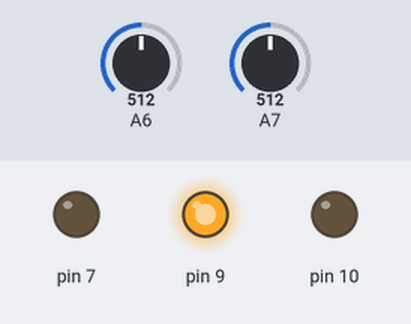
Simulated run of this sketch. Board: Arduino Nano, built with avr-gcc and run on an emulated ATmega328P. Parts: output pins drawn as LEDs (lit = HIGH). Inputs (shaded band) come from the test bench; at power-on: A6 = 512, A7 = 512. What the sketch prints to the serial monitor is not drawn.

Above: at 0.1 s.
Timing chart, 0 to 40.0 s (numbered marks = the images above):
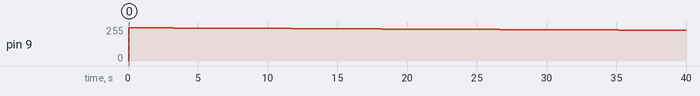

The sketch:

device_code_V2.ino
```cpp
/*

*/
/* Configure digital pins 9 and 10 as 16-bit PWM outputs. */
void setupPWM16() {
    DDRB |= _BV(PB1) | _BV(PB2);        /* set pins as outputs */
    TCCR1A = _BV(COM1A1) | _BV(COM1B1)  /* non-inverting PWM */
        | _BV(WGM11);                   /* mode 14: fast PWM, TOP=ICR1 */
    TCCR1B = _BV(WGM13) | _BV(WGM12)
        | _BV(CS10);                    /* no prescaling */
    ICR1 = 0xffff;                      /* TOP counter value */
    Serial.begin(115200);
}

/* 16-bit version of analogWrite(). Works only on pins 9 and 10. */
void analogWrite16(uint8_t pin, uint16_t val)
{
    switch (pin) {
        case  9: OCR1A = val; break;
        case 10: OCR1B = val; break;
    }
}

//declare variables for butterworth filter

double b[3] = {0.0201,0.0402,0.0201};
double a[3] = {1,-1.5610,0.6414};
double s = 0;
double n = 0;
double t = 0;
double in[3] = {0, 0, 0};
double out[3] = {0, 0, 0};
double y=0;
double x=0;

void setup() {
    pinMode(9,INPUT_PULLUP);
    setupPWM16();
    pinMode(9,OUTPUT);
    pinMode(7,OUTPUT);
      //initial input and output array
  in[0] = 0;    // x(k)
  in[1] = 0;    // x(k - 1)
  in[2] = 0;    // x(k - 2)
  out[0] = 0;   // y(k)
  out[1] = 0;   // y(k - 1)
  out[2] = 0;   // y(k - 2)
}

static uint16_t level = 0xffff;// set output to 0 mA initially
static uint16_t ilevel = 57000;// corresponding to 2 mA
static uint16_t maxlevel = 64000;//corresponds to 0 mA
static uint16_t tstep = maxlevel - ilevel;

double vplus, vminus, vout;
//variables for voltage divider calculation
double R1A = 80.9e3;
double R2A =.837e6;
double R1B = 80.2e3;
double R2B = .818e6;
double sum = 0;

double latest_voltage = 0;

bool chk_volt(){
  sum = 0;
  for(int m=0;m<3;m++){
    vplus = ((R1A +R2A)/R1A)*analogRead(A7)*(0.0048875855327468);
    vminus = ((R1B +R2B)/R1B)*analogRead(A6)*(0.0048875855327468);
    vout = vplus - vminus;
    x = vout;
  //Update output x(k),x(k-1),x(k-2)
    in[2] = in[1];
    in[1] = in[0];
    in[0] = x;
   //Update output y(k-1),y(k-2)and Calculate the Filter signal output y(k)
   //a(0)y(k)=b(0)x(k)+b(1)x(k-1)+b(2)x(k-2)-a(1)y(k-1)-a(2)y(k-2);
    out[2] = out[1];
    out[1] = out[0];
    out[0] = b[0] * in[0] + b[1] * in[1] + b[2] * in[2] - a[1] * out[1] - a[2] * out[2];
    out[0] = out[0] / a[0];
    y = out[0];
   delay(5);
  }
  latest_voltage = y;
  if (latest_voltage < 53){
    Serial.print("voltage check passed ");
    Serial.print(latest_voltage);
    return true;
  }else{
    return false;
}
}


void rampstart(int duration){
  level = maxlevel;
  analogWrite16(9,level);
  while(level > ilevel){
    level--;
    analogWrite16(9,level);
    delay((1000*duration)/tstep);
    Serial.print(level);
    Serial.print("\n");
  }
}
bool stimfail = false;

void stimulation(int seconds){
  level = 0;
  analogWrite16(9,level);
  for(int s; s < seconds; s++){
    delay(1000);
    if(chk_volt()){
      Serial.print("passing second :");
      Serial.println((s+1));
    }else{
      Serial.print("stimulation fail at ");
      Serial.println(s+1);
      tone(13,440,500);
      delay(500 + 150);
      tone(13,349,500);
      delay(500 + 150);
      tone(13,349,500);
      stimfail = true;
    }
  }
}
void rampend(int duration){
  level = ilevel;
  analogWrite16(9,level);
  while(level< maxlevel){
    level++;
    analogWrite16(9,level);
    delay((1000*duration)/tstep);
    Serial.print(y);
    Serial.print(",");
    Serial.print(level);
    Serial.print("\n");
  }
  tone(13,440,500);
  delay(500 + 150);
  tone(13,349,500);
}

void loop() {
level = 0xffff;
analogWrite16(9,level);

if (!stimfail && chk_volt()){
  Serial.println("begining ramp");
  rampstart(60);//ramp arguement is duration of ramp in seconds
  Serial.println("ending ramp,begining stimulation");
  stimulation(2*60);//stimulation arduement in seconds
  Serial.print("ending stimulation");
  rampend(60);
  Serial.print("end ramp complete stimulation over, restart to begin stimulation again");
  stimfail = true;
}

}
```

Measured:
- by itself, pin 9: 0/255 → 249/255 at 0.04 s, → 248/255 1.1 s later, → 247/255 2.1 s later, → 246/255 2.1 s later, … (20 changes in this stretch)
